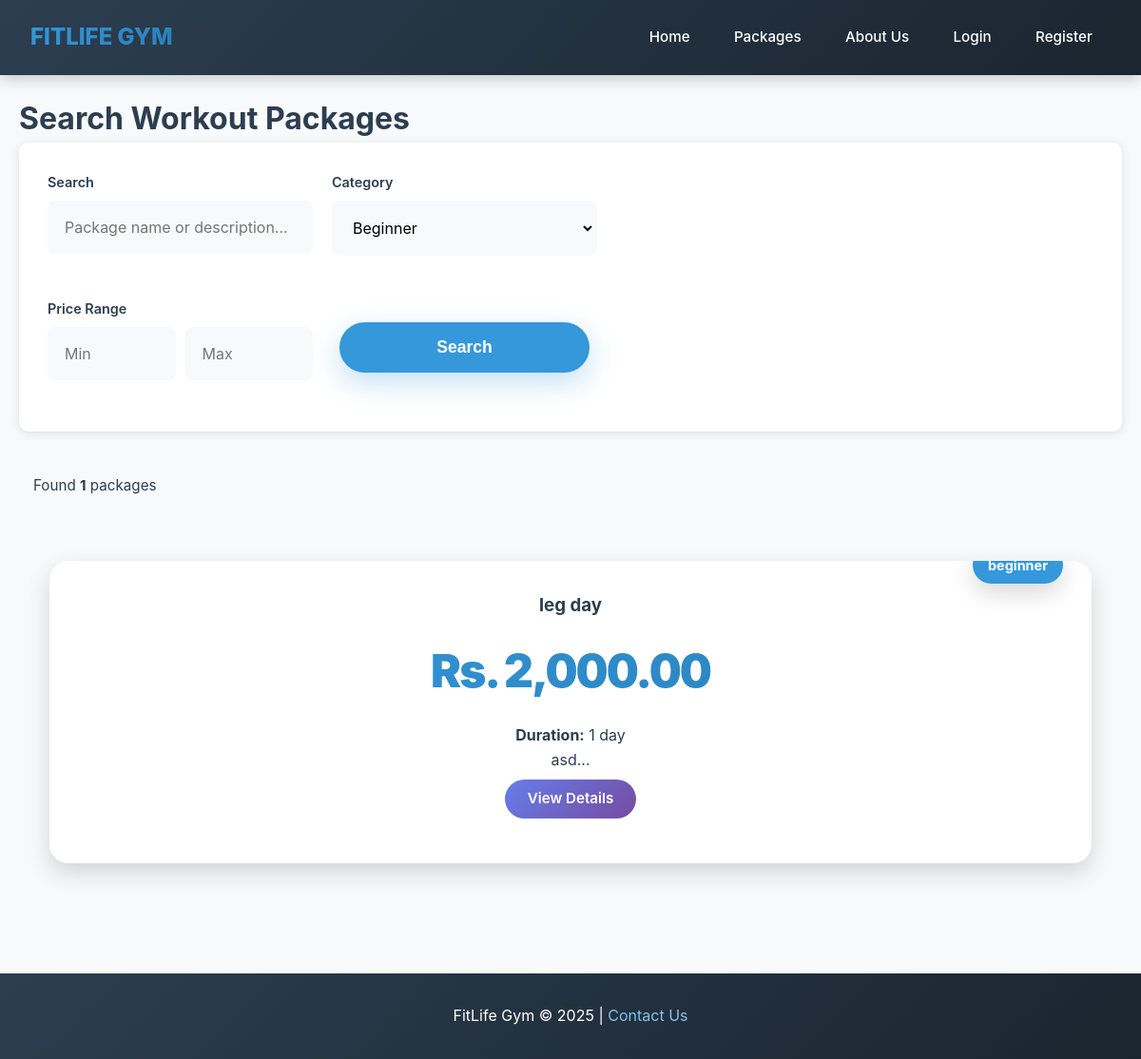
The page /public/search.php?category=beginner on the database its author committed.
### tables this page shows
CREATE TABLE `packages` (
  `id` int(11) NOT NULL,
  `name` varchar(255) NOT NULL,
  `description` text DEFAULT NULL,
  `short_description` varchar(1000) DEFAULT NULL,
  `price` decimal(10,2) NOT NULL,
  `duration` varchar(100) DEFAULT NULL,
  `category` varchar(50) DEFAULT NULL,
  `image` varchar(255) DEFAULT NULL,
  `created_by` int(11) NOT NULL,
  `created_at` timestamp NOT NULL DEFAULT current_timestamp(),
  `is_active` tinyint(1) NOT NULL DEFAULT 1
);

### public/search.php (the view, shortened to what this page needs)
<?php
require_once '../includes/database.php';
$search = isset($_GET['q']) ? trim($_GET['q']) : '';
$category = isset($_GET['category']) ? $_GET['category'] : '';
$min_price = isset($_GET['min_price']) ? (float)$_GET['min_price'] : 0;
$max_price = isset($_GET['max_price']) ? (float)$_GET['max_price'] : 999999;
$packages = [];
$categories = ['weight_loss', 'strength', 'muscle_building', 'yoga', 'cardio', 'beginner', 'advanced'];
if (!empty($search) || !empty($category) || $min_price > 0 || $max_price < 999999) {
    $sql = "SELECT * FROM packages WHERE 1=1";
    $params = [];
    if (!empty($category)) {
        $sql .= " AND category = ?";
        $params[] = $category;
    }
    $sql .= " ORDER BY created_at DESC";
    $stmt = $pdo->prepare($sql);
    $stmt->execute($params);
    $packages = $stmt->fetchAll();
}
?>
<!DOCTYPE html>
<html>
<head>
    <link rel="stylesheet" href="../css/style.css">
</head>
<body>
    <?php
    include '../includes/navigation.php';
    ?>
    <div class="search-container">
        <h1>Search Workout Packages</h1>
        <div class="search-form">
            <form method="GET" action="">
                <div class="search-grid">
                    <div class="form-group">
                        <label>Search</label>
                        <input type="text" name="q" value="<?php echo htmlspecialchars($search); ?>"
                               placeholder="Package name or description...">
                    </div>
                    <div class="form-group">
                        <label>Category</label>
                        <select name="category">
                            <?php foreach ($categories as $cat): ?>
                                <option value="<?php echo $cat; ?>" <?php echo $category == $cat ? 'selected' : ''; ?>>
                                    <?php echo ucwords(str_replace('_', ' ', $cat)); ?>
                                </option>
                            <?php endforeach; ?>
                        </select>
                    </div>
                    <div class="form-group">
                        <label>Price Range</label>
                        <div class="price-range">
                            <input type="number" name="min_price" value="<?php echo $min_price > 0 ? $min_price : ''; ?>"
                                   placeholder="Min" step="100">
                            <input type="number" name="max_price" value="<?php echo $max_price < 999999 ? $max_price : ''; ?>"
                                   placeholder="Max" step="100">
                        </div>
                    </div>
                    <div class="form-group" style="display: flex; align-items: flex-end;">
                        <button type="submit" class="btn-primary" style="width: 100%;">Search</button>
                    </div>
                </div>
            </form>
        </div>
        <?php if (!empty($search) || !empty($category) || $min_price > 0 || $max_price < 999999): ?>
            <div class="search-stats">
                Found <strong><?php echo count($packages); ?></strong> packages
            </div>
            <div class="packages-grid">
                <?php if (empty($packages)): ?>
                    <p>No packages found matching your criteria.</p>
                <?php else: ?>
                    <?php foreach ($packages as $package): ?>
                        <div class="package-card">
                            <div class="level-badge"><?php echo htmlspecialchars($package['category'] ?? 'General'); ?></div>
                            <h3><?php echo htmlspecialchars($package['name']); ?></h3>
                            <p class="price">Rs. <?php echo number_format($package['price'], 2); ?></p>
                            <p><strong>Duration:</strong> <?php echo htmlspecialchars($package['duration']); ?></p>
                            <p><?php echo htmlspecialchars(substr($package['short_description'] ?? '', 0, 100)); ?>...</p>
                            <a href="package-details.php?id=<?php echo $package['id']; ?>" class="btn-details">View Details</a>
                        </div>
                    <?php endforeach; ?>
                <?php endif; ?>
            </div>
        <?php endif; ?>
    </div>
    <footer>
        <p>FitLife Gym &copy; 2025 | <a href="about.php#contact">Contact Us</a></p>
    </footer>
</body>
</html>

### rows shown on the page
packages: category "beginner", name "leg day", price "2,000.00", duration "1 day", short_description "asd"

### other values the page prints
count($packages) "1"
form field category "Beginner"
